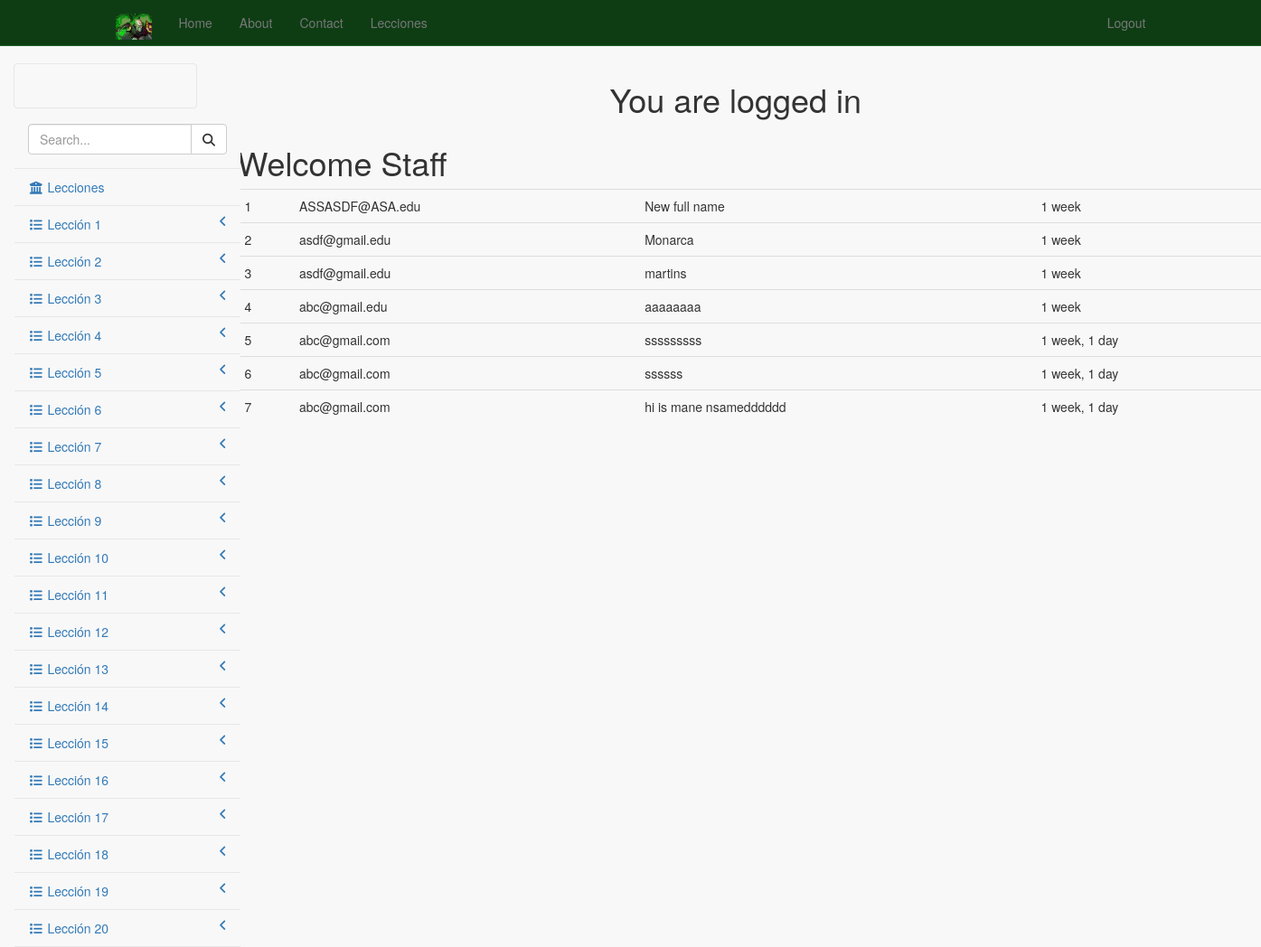
The app's page / (signed in), older data.
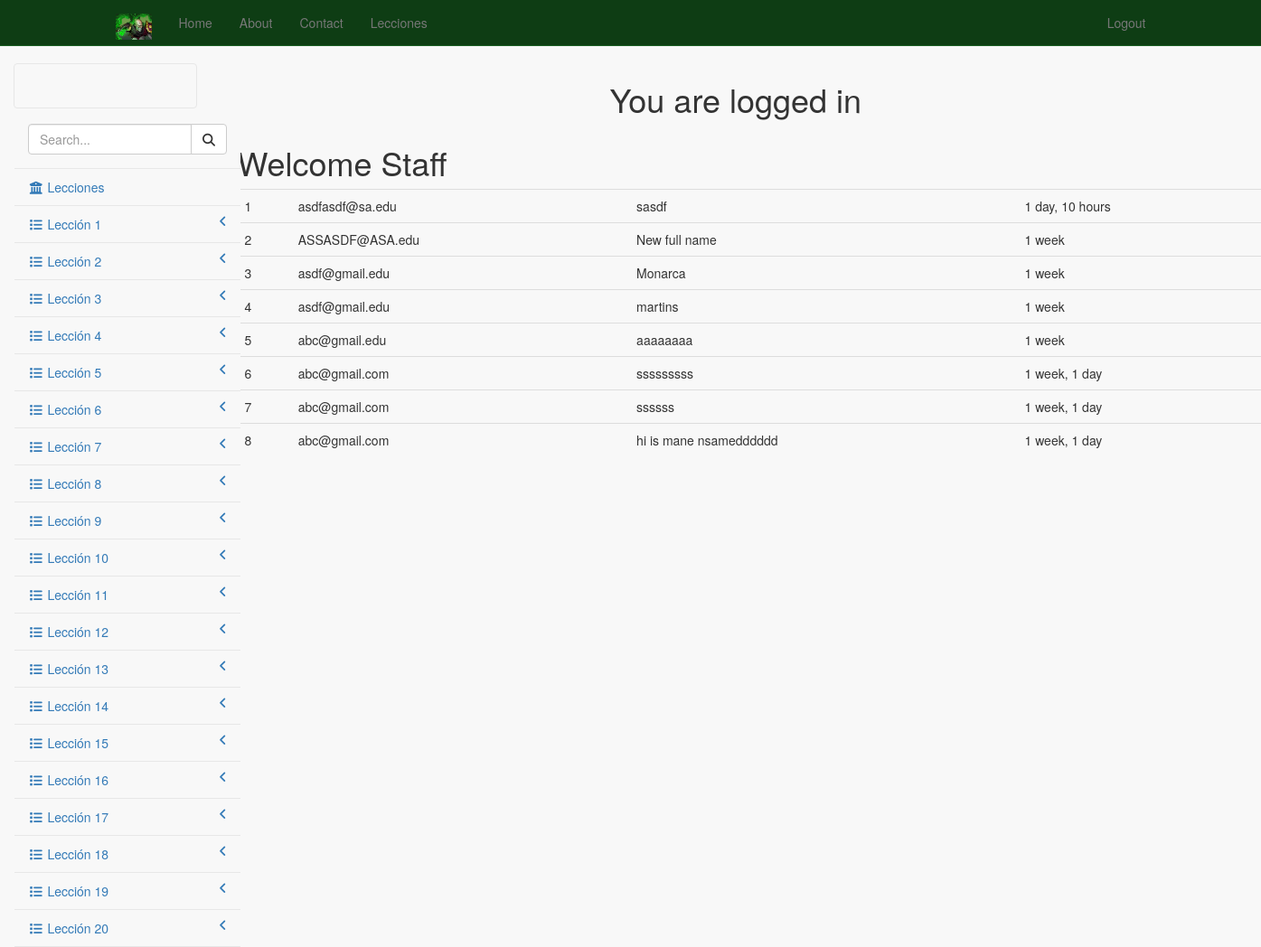
The same page, newer data.
### newsletter/models.py (models this page shows, shortened)
class SignUp(models.Model):
  email = models.EmailField()
  full_name = models.CharField(max_length=120, blank=True, null=True)
  timestamp = models.DateTimeField(auto_now_add=True, auto_now=False)
  update = models.DateTimeField(auto_now_add=False, auto_now=True)

### newsletter/views.py (the view)
# urls.py: url(r'^$', 'newsletter.views.home', name='home'),
def home(request):
	title = "Sign up now"
	form = SignUpForm(request.POST or None)
	context = {
			"title" : title,
			"form": form,
	}
	if form.is_valid():
		print request.POST
		instance = form.save(commit=False)
		full_name = form.cleaned_data.get("full_name")
		if not full_name:
			full_name = "New full name"
		instance.full_name = full_name
		if not instance.full_name:
			instance.full_name = "Monarca"
		instance.save()
		context = {
			"title": "gracias",
		}
	if request.user.is_authenticated and request.user.is_staff:
		queryset = SignUp.objects.all().order_by("-timestamp")
		context = {
			"queryset": queryset
		}
	return render(request, "home.html", context)

### templates/home.html (shortened to what this page needs)
{% extends "base.html" %}
{% load crispy_forms_tags %}
{% load staticfiles %}
    {% block jumbotron %}
        {% if request.user.is_authenticated %}
            <h1 class="text-align-center"> You are logged in </h1>
        {% endif %}
    {% endblock %}

### templates/base.html (shortened to what this page needs)
{%  load staticfiles %}
<!DOCTYPE html>
<html lang="en">
  <head>
    {% include 'head_css.html' %}
  </head>
  <body>
      {% include 'navbar.html' %}
      <div class="container-fluid">
          <div class="row">
              <div class="col-sm-3 col-lg-2">
                  {% include 'sidebar.html' %}
              </div>
              <div class="col-sm-9 col-lg-10">
                  {% block jumbotron %}
                  {% endblock %}
                  <div class="container">
                      {% if request.user.is_authenticated %}
                          <h1> Welcome Staff </h1>
                              <table class="table">
                              {% for instance in queryset %}
                                  <tr>
                                      <td> {{forloop.counter }}</td>
                                      <td> {{ instance.email }}</td>
                                      <td> {{ instance.full_name }}</td>
                                      <td> {{ instance.timestamp|timesince }}</td>
                                  </tr>
                                  {% endfor %}
                              </table>
                         {% else %}
                       {% block content %}
                       {% endblock %}
                       {% endif %}
                  </div>
                  <div class='container'>
                      <div class='col-sm-6 col-sm-offset-3'>
                      </div>
                </div>
            </div>
        </div>
    </div>
  </body>
</html>

### templates/head_css.html
{%  load staticfiles %}
    <link href="{% static 'css/bootstrap.min.css' %}" rel="stylesheet">
    <link href="{% static 'css/navbar-static-top.css' %}" rel="stylesheet">
    <link href="{% static 'css/custom.css' %}" rel="stylesheet">
    <link href="{% static 'css/metisMenu.min.css' %}" rel="stylesheet">
    <link href="{% static 'css/sb-admin-2.css' %}" rel="stylesheet">
    <link href="{% static 'css/font-awesome.min.css' %}" rel="stylesheet" type="text/css">

### templates/navbar.html (shortened to what this page needs)
{% load staticfiles %}
<nav class="navbar navbar-default navbar-static-top">
  <div class="container">
    <div class="navbar-header">
      <a class="navbar-brand" href='{% url "home" %}'><img src="{% static 'img/sape.jpeg' %}" style="width:40px;" /></a>
    </div>
    <div id="navbar" class="navbar-collapse collapse">
      <ul class="nav navbar-nav">
        <li ><a href='{% url "home" %}'>Home</a></li>
        <li><a href='{% url "about" %}'>About</a></li>
        <li><a href='{% url "contact" %}'>Contact</a></li>
        <li><a href='/lecciones'>Lecciones</a></li>
          </ul>
          <ul class="nav navbar-nav navbar-right">
            {% if request.user.is_authenticated %}
                <li><a href="{% url 'auth_logout' %}">Logout</a></li>
            {% else %}
            <li><a href="{% url 'registration_register' %}">Register</a></li>
            {% endif %}
        </ul>
    </div>
  </div>
</nav>

### templates/sidebar.html (shortened to what this page needs)
<nav class="navbar navbar-default navbar-fixed-side">
  <div class="navbar-default sidebar" role="navigation">
              <div class="sidebar-nav navbar-collapse">
                  <ul class="nav" id="side-menu">
                      <li class="sidebar-search">
                          <div class="input-group custom-search-form">
                              <input type="text" class="form-control" placeholder="Search...">
                              <span class="input-group-btn">
                              <button class="btn btn-default" type="button">
                                  <i class="fa fa-search"></i>
                              </button>
                          </span>
                          </div>
                      </li>
                      <li>
                          <a href='{% url "homel" %}'><i class="fa fa-university fa-fw"></i> Lecciones</a>
                      </li>
                      <li>
                          <a href="#"><i class="fa fa-list fa-fw"></i> Lección 1<span class="fa arrow"></span></a>
                      </li>
                      <li>
                          <a href="#"><i class="fa fa-list fa-fw"></i> Lección 2<span class="fa arrow"></span></a>
                      </li>
                      <li>
                          <a href="#"><i class="fa fa-list fa-fw"></i> Lección 3<span class="fa arrow"></span></a>
                      </li>
                      <li>
                          <a href="#"><i class="fa fa-list fa-fw"></i> Lección 4<span class="fa arrow"></span></a>
                      </li>
                      <li>
                          <a href="#"><i class="fa fa-list fa-fw"></i> Lección 5<span class="fa arrow"></span></a>
                      </li>
                      <li>
                          <a href="#"><i class="fa fa-list fa-fw"></i> Lección 6<span class="fa arrow"></span></a>
                      </li>
                      <li>
                          <a href="#"><i class="fa fa-list fa-fw"></i> Lección 7<span class="fa arrow"></span></a>
                      </li>
                      <li>
                          <a href="#"><i class="fa fa-list fa-fw"></i> Lección 8<span class="fa arrow"></span></a>
                      </li>
                      <li>
                          <a href="#"><i class="fa fa-list fa-fw"></i> Lección 9<span class="fa arrow"></span></a>
                      </li>
                      <li>
                          <a href="#"><i class="fa fa-list fa-fw"></i> Lección 10<span class="fa arrow"></span></a>
                      </li>
                      <li>
                          <a href="#"><i class="fa fa-list fa-fw"></i> Lección 11<span class="fa arrow"></span></a>
                      </li>
                      <li>
                          <a href="#"><i class="fa fa-list fa-fw"></i> Lección 12<span class="fa arrow"></span></a>
                      </li>
                      <li>
                          <a href="#"><i class="fa fa-list fa-fw"></i> Lección 13<span class="fa arrow"></span></a>
                      </li>
                      <li>
                          <a href="#"><i class="fa fa-list fa-fw"></i> Lección 14<span class="fa arrow"></span></a>
                      </li>
                      <li>
                          <a href="#"><i class="fa fa-list fa-fw"></i> Lección 15<span class="fa arrow"></span></a>
                      </li>
                      <li>
                          <a href="#"><i class="fa fa-list fa-fw"></i> Lección 16<span class="fa arrow"></span></a>
                      </li>
                      <li>
                          <a href="#"><i class="fa fa-list fa-fw"></i> Lección 17<span class="fa arrow"></span></a>
                      </li>
                      <li>
                          <a href="#"><i class="fa fa-list fa-fw"></i> Lección 18<span class="fa arrow"></span></a>
                      </li>
                      <li>
                          <a href="#"><i class="fa fa-list fa-fw"></i> Lección 19<span class="fa arrow"></span></a>
                      </li>
                      <li>
                          <a href="#"><i class="fa fa-list fa-fw"></i> Lección 20<span class="fa arrow"></span></a>
                      </li>
                  </ul>
              </div>
          </div>
</nav>

### templates/javascript.html (shortened to what this page needs)
{%  load staticfiles %}

### static_in_pro/our_static/css/navbar-static-top.css (style rules this page uses)
body { min-height: 1000px; }
.navbar-static-top { margin-bottom: 19px; background-color: #0E3D14; border-color: #1A5F23; }

### static_in_pro/our_static/css/custom.css (style rules this page uses)
.text-align-center { text-align: center; }

### static_in_pro/our_static/css/sb-admin-2.css (style rules this page uses)
body { background-color: #f8f8f8; }
.sidebar .sidebar-nav.navbar-collapse { padding-left: 0; padding-right: 0; }
.sidebar .sidebar-search { padding: 15px; }
.sidebar ul li { border-bottom: 1px solid #e7e7e7; }
.sidebar .arrow { float: right; }
.sidebar .fa.arrow:before { content: "\f104"; }
@media (min-width: 768px) { .sidebar { z-index: 1; position: absolute; width: 250px; margin-top: 51px; } }

Row changes from the older to the newer data that the page shows:
added SignUp: email "asdfasdf@sa.edu", full_name "sasdf", timestamp "1 day, 10 hours"
